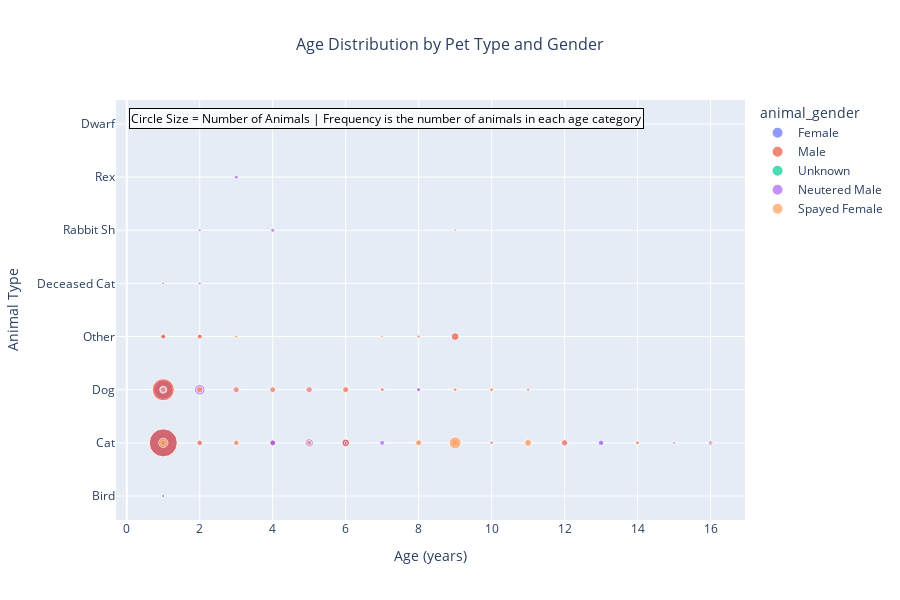

Notebook code for this chart:
### Code cell
# Create interactive age-gender scatter plot
age_gender_fig = visualizer.create_interactive_age_gender_scatter_plot()
if age_gender_fig:
    age_gender_fig.show()

### Figure 1 — Plotly figure (JSON) as saved in the notebook; plotly's stock layout.template omitted (floating-point values rounded to 4 significant figures)
{"data": [{"customdata": [[1, "Female"], [88, "Female"], [42, "Female"], [1, "Female"], [5, "Female"], [1, "Female"], [3, "Female"], [1, "Female"], [6, "Female"], [1, "Female"], [6, "Female"], [2, "Female"], [4, "Female"], [1, "Female"], [2, "Female"], [1, "Female"]], "hovertemplate": "animal_gender=%{customdata[1]}<br>Age (years)=%{x}<br>Animal Type=%{y}<br>Frequency=%{customdata[0]}<extra></extra>", "legendgroup": "Female", "marker": {"color": "#636efa", "size": [1, 88, 42, 1, 5, 1, 3, 1, 6, 1, 6, 2, 4, 1, 2, 1], "sizemode": "area", "sizeref": 0.2325, "symbol": "circle"}, "mode": "markers", "name": "Female", "orientation": "h", "showlegend": true, "type": "scatter", "x": [1.0, 1.0, 1.0, 1.0, 2.0, 2.0, 3.0, 3.0, 4.0, 5.0, 6.0, 9.0, 12.0, 13.0, 14.0, 16.0], "xaxis": "x", "y": ["Bird", "Cat", "Dog", "Other", "Cat", "Dog", "Cat", "Dog", "Cat", "Cat", "Cat", "Cat", "Cat", "Cat", "Cat", "Cat"], "yaxis": "y"}, {"customdata": [[1, "Male"], [93, "Male"], [57, "Male"], [3, "Male"], [3, "Male"], [2, "Male"], [3, "Male"], [1, "Male"], [1, "Male"], [4, "Male"], [1, "Male"], [7, "Male"], [2, "Male"], [1, "Male"], [1, "Male"], [5, "Male"], [7, "Male"], [2, "Male"], [1, "Male"], [3, "Male"], [1, "Male"], [1, "Male"], [2, "Male"]], "hovertemplate": "animal_gender=%{customdata[1]}<br>Age (years)=%{x}<br>Animal Type=%{y}<br>Frequency=%{customdata[0]}<extra></extra>", "legendgroup": "Male", "marker": {"color": "#EF553B", "size": [1, 93, 57, 3, 3, 2, 3, 1, 1, 4, 1, 7, 2, 1, 1, 5, 7, 2, 1, 3, 1, 1, 2], "sizemode": "area", "sizeref": 0.2325, "symbol": "circle"}, "mode": "markers", "name": "Male", "orientation": "h", "showlegend": true, "type": "scatter", "x": [1.0, 1.0, 1.0, 1.0, 2.0, 2.0, 2.0, 3.0, 3.0, 4.0, 5.0, 6.0, 6.0, 8.0, 8.0, 9.0, 9.0, 10.0, 11.0, 12.0, 13.0, 14.0, 16.0], "xaxis": "x", "y": ["Bird", "Cat", "Dog", "Other", "Cat", "Dog", "Other", "Cat", "Other", "Cat", "Cat", "Cat", "Dog", "Dog", "Other", "Cat", "Other", "Cat", "Dog", "Cat", "Cat", "Cat", "Cat"], "yaxis": "y"}, {"customdata": [[1, "Unknown"], [4, "Unknown"], [2, "Unknown"], [1, "Unknown"], [1, "Unknown"]], "hovertemplate": "animal_gender=%{customdata[1]}<br>Age (years)=%{x}<br>Animal Type=%{y}<br>Frequency=%{customdata[0]}<extra></extra>", "legendgroup": "Unknown", "marker": {"color": "#00cc96", "size": [1, 4, 2, 1, 1], "sizemode": "area", "sizeref": 0.2325, "symbol": "circle"}, "mode": "markers", "name": "Unknown", "orientation": "h", "showlegend": true, "type": "scatter", "x": [1.0, 1.0, 1.0, 9.0, 13.0], "xaxis": "x", "y": ["Bird", "Cat", "Dog", "Cat", "Cat"], "yaxis": "y"}, {"customdata": [[3, "Neutered Male"], [1, "Neutered Male"], [6, "Neutered Male"], [4, "Neutered Male"], [1, "Neutered Male"], [13, "Neutered Male"], [1, "Neutered Male"], [2, "Neutered Male"], [6, "Neutered Male"], [2, "Neutered Male"], [4, "Neutered Male"], [5, "Neutered Male"], [2, "Neutered Male"], [8, "Neutered Male"], [6, "Neutered Male"], [1, "Neutered Male"], [4, "Neutered Male"], [3, "Neutered Male"], [2, "Neutered Male"], [2, "Neutered Male"], [2, "Neutered Male"], [1, "Neutered Male"], [1, "Neutered Male"], [2, "Neutered Male"], [1, "Neutered Male"], [2, "Neutered Male"], [6, "Neutered Male"], [4, "Neutered Male"], [1, "Neutered Male"], [1, "Neutered Male"], [3, "Neutered Male"]], "hovertemplate": "animal_gender=%{customdata[1]}<br>Age (years)=%{x}<br>Animal Type=%{y}<br>Frequency=%{customdata[0]}<extra></extra>", "legendgroup": "Neutered Male", "marker": {"color": "#ab63fa", "size": [3, 1, 6, 4, 1, 13, 1, 2, 6, 2, 4, 5, 2, 8, 6, 1, 4, 3, 2, 2, 2, 1, 1, 2, 1, 2, 6, 4, 1, 1, 3], "sizemode": "area", "sizeref": 0.2325, "symbol": "circle"}, "mode": "markers", "name": "Neutered Male", "orientation": "h", "showlegend": true, "type": "scatter", "x": [1.0, 1.0, 1.0, 2.0, 2.0, 2.0, 2.0, 3.0, 3.0, 3.0, 4.0, 4.0, 4.0, 5.0, 5.0, 6.0, 6.0, 7.0, 7.0, 8.0, 8.0, 9.0, 9.0, 10.0, 10.0, 11.0, 12.0, 13.0, 14.0, 15.0, 16.0], "xaxis": "x", "y": ["Cat", "Deceased Cat", "Dog", "Cat", "Deceased Cat", "Dog", "Rabbit Sh", "Cat", "Dog", "Rex", "Cat", "Dog", "Rabbit Sh", "Cat", "Dog", "Cat", "Dog", "Cat", "Dog", "Cat", "Dog", "Cat", "Dog", "Cat", "Dog", "Cat", "Cat", "Cat", "Cat", "Cat", "Cat"], "yaxis": "y"}, {"customdata": [[10, "Spayed Female"], [1, "Spayed Female"], [4, "Spayed Female"], [1, "Spayed Female"], [4, "Spayed Female"], [5, "Spayed Female"], [4, "Spayed Female"], [4, "Spayed Female"], [1, "Spayed Female"], [4, "Spayed Female"], [3, "Spayed Female"], [4, "Spayed Female"], [5, "Spayed Female"], [2, "Spayed Female"], [1, "Spayed Female"], [5, "Spayed Female"], [17, "Spayed Female"], [2, "Spayed Female"], [1, "Spayed Female"], [1, "Spayed Female"], [2, "Spayed Female"], [6, "Spayed Female"], [5, "Spayed Female"], [2, "Spayed Female"], [1, "Spayed Female"]], "hovertemplate": "animal_gender=%{customdata[1]}<br>Age (years)=%{x}<br>Animal Type=%{y}<br>Frequency=%{customdata[0]}<extra></extra>", "legendgroup": "Spayed Female", "marker": {"color": "#FFA15A", "size": [10, 1, 4, 1, 4, 5, 4, 4, 1, 4, 3, 4, 5, 2, 1, 5, 17, 2, 1, 1, 2, 6, 5, 2, 1], "sizemode": "area", "sizeref": 0.2325, "symbol": "circle"}, "mode": "markers", "name": "Spayed Female", "orientation": "h", "showlegend": true, "type": "scatter", "x": [1.0, 1.0, 1.0, 1.0, 2.0, 2.0, 3.0, 3.0, 3.0, 4.0, 5.0, 5.0, 6.0, 7.0, 7.0, 8.0, 9.0, 9.0, 9.0, 10.0, 10.0, 11.0, 12.0, 14.0, 16.0], "xaxis": "x", "y": ["Cat", "Deceased Cat", "Dog", "Dwarf", "Cat", "Dog", "Cat", "Dog", "Other", "Dog", "Cat", "Dog", "Dog", "Dog", "Other", "Cat", "Cat", "Dog", "Rabbit Sh", "Cat", "Dog", "Cat", "Cat", "Cat", "Cat"], "yaxis": "y"}], "layout": {"annotations": [{"bgcolor": "rgba(255,255,255,0.8)", "bordercolor": "black", "borderwidth": 1, "font": {"color": "black", "size": 12}, "showarrow": false, "text": "Circle Size = Number of Animals | Frequency is the number of animals in each age category", "x": 0.02, "xref": "paper", "y": 0.98, "yref": "paper"}], "height": 600, "legend": {"itemsizing": "constant", "title": {"text": "animal_gender"}, "tracegroupgap": 0}, "showlegend": true, "title": {"font": {"size": 16}, "text": "Age Distribution by Pet Type and Gender", "x": 0.5}, "xaxis": {"anchor": "y", "domain": [0, 1], "title": {"text": "Age (years)"}}, "yaxis": {"anchor": "x", "domain": [0, 1], "title": {"text": "Animal Type"}}}}
